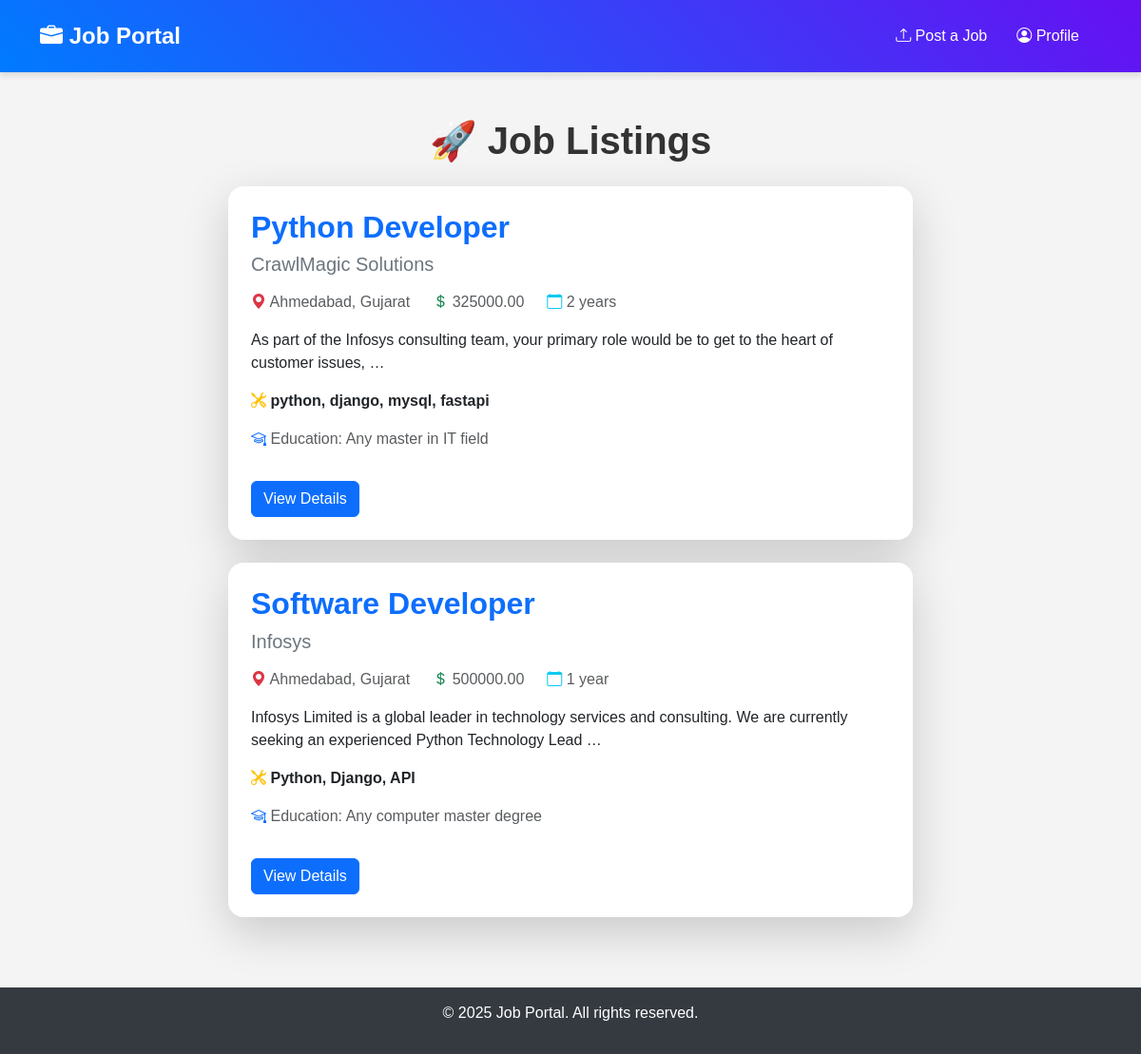
Screenshot of /jobs/ with the database file from the repository.
### jobs/models.py (models this page shows, shortened)
class Job(models.Model):
    JOB_TYPE_CHOICES = [
        ('full_time', 'Full Time'),
        ('part_time', 'Part Time'),
        ('contract', 'Contract'),
        ('internship', 'Internship'),
    ]
    title = models.CharField(max_length=255)
    company = models.CharField(max_length=255)
    posted_by = models.ForeignKey(User, on_delete=models.CASCADE)
    description = models.TextField()
    job_type = models.CharField(max_length=50, choices=JOB_TYPE_CHOICES)
    location = models.CharField(max_length=255)
    salary = models.DecimalField(max_digits=10, decimal_places=2)
    experience = models.CharField(max_length=100)  # e.g., "2-3 years"
    education = models.CharField(max_length=100)  # e.g., "Bachelor's Degree"
    mandatory_skills = models.TextField()  # Comma-separated skills
    created_at = models.DateTimeField(auto_now_add=True)
    updated_at = models.DateTimeField(auto_now=True)

### jobs/views.py (the view)
# urls.py: path('jobs/', job_list, name='job_list'),  # getting all jobs
def job_list(request):
    jobs = Job.objects.all()
    return render(request, 'jobs/job_list.html', {'jobs': jobs})

### jobs/templates/jobs/job_list.html (shortened to what this page needs)
{% extends 'jobs/base.html' %}
{% block content %}
<div class="container mt-5">
    <h1 class="text-center fw-bold mb-4"><span class="text-danger">🚀</span> Job Listings</h1>
    <div class="row justify-content-center">
        {% for job in jobs %}
        <div class="col-md-8 mb-4">
            <div class="card shadow-lg rounded-4 border-0">
                <div class="card-body p-4">
                    <h2 class="card-title fw-bold text-primary">{{ job.title }}</h2>
                    <h5 class="text-secondary">{{ job.company }}</h5>
                    <div class="d-flex flex-wrap mt-3 text-muted">
                        <span class="me-4"><i class="bi bi-geo-alt-fill text-danger"></i> {{ job.location }}</span>
                        <span class="me-4"><i class="bi bi-currency-dollar text-success"></i> {{ job.salary }}</span>
                        <span><i class="bi bi-calendar text-info"></i> {{ job.experience }}</span>
                    </div>
                    <p class="mt-3">{{ job.description|truncatewords:20 }}</p>
                    <p class="fw-bold text-dark"><i class="bi bi-tools text-warning"></i> {{ job.mandatory_skills }}</p>
                    <p class="text-muted"><i class="bi bi-mortarboard text-primary"></i> Education: {{ job.education }}</p>
                    <a href="{% url 'job_detail' job.id %}" class="btn btn-primary mt-3">View Details</a>
                </div>
            </div>
        </div>
        {% empty %}
        <div class="text-center text-muted">No job listings available at the moment.</div>
        {% endfor %}
    </div>
</div>
{% endblock %}

### jobs/static/css/styles.css (style rules this page uses)
body { font-family: Arial, sans-serif; margin: 0; padding: 0; background-color: #f4f4f4; }
h1 { text-align: center; color: #333; }
.card { transition: transform 0.2s; }

### rows the page displays
Job: title "Python Developer", company "CrawlMagic Solutions", location "Ahmedabad, Gujarat", salary "325000.00", experience "2 years", description "As part of the Infosys consulting team, your primary role would be to get to the heart of customer issues, …", mandatory_skills "python, django, mysql, fastapi", education "Any master in IT field"
Job: title "Software Developer", company "Infosys", location "Ahmedabad, Gujarat", salary "500000.00", experience "1 year", description "Infosys Limited is a global leader in technology services and consulting. We are currently seeking an experienced Python Technology Lead …", mandatory_skills "Python, Django, API", education "Any computer master degree"
